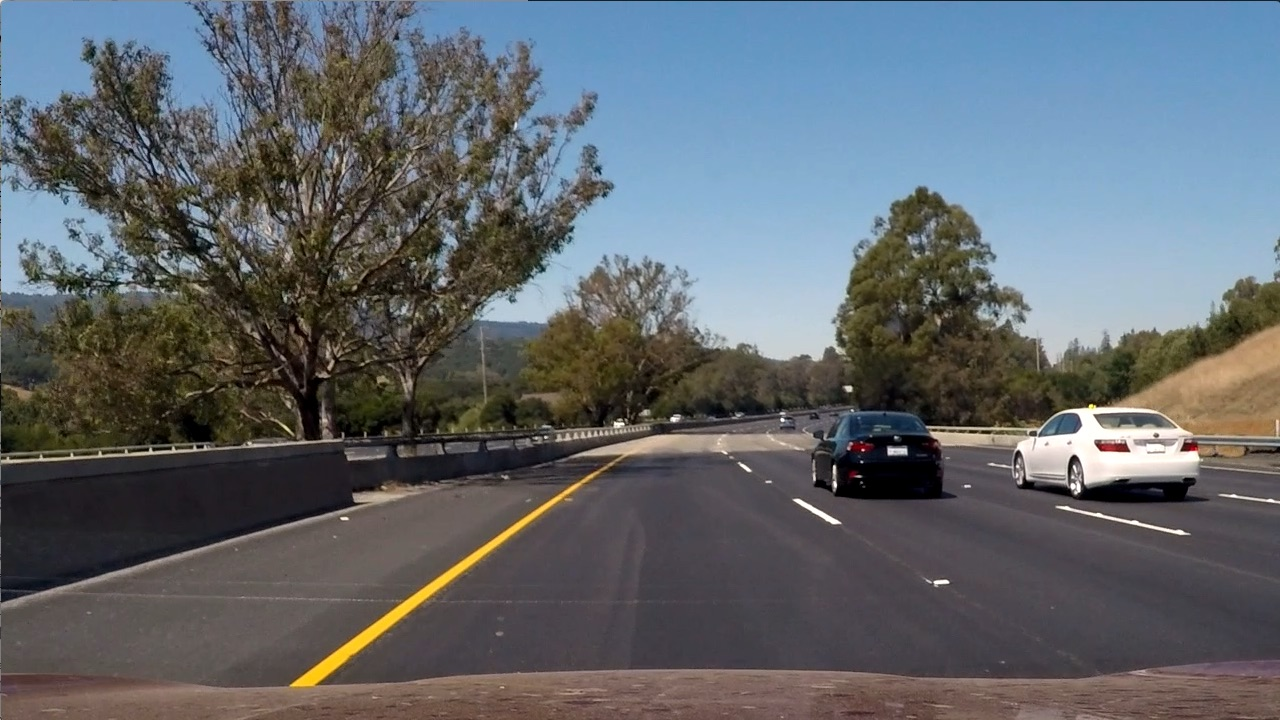
#> input picture test_images/test6.jpg, 1280 x 720 px, found by its file name
$ jupyter execute --allow-errors demo_project_.ipynb   (shell and % lines are left out)   (older library calls are emulated)
#> lines starting #> are read from the running program, lines starting #| are printed output that depends on the picture; after the words box and inside, x2 and y2 are one past the last pixel; in counts of white or black regions, pixels touching at a corner belong together
[cell 1]
import numpy as np
import cv2
import glob
import matplotlib.pyplot as plt
import pickle
from moviepy.editor import VideoFileClip
from moviepy.editor import *
import matplotlib.image as mpimg

import os
from moviepy.editor import VideoFileClip
from IPython.display import HTML

[cell 2]
def abs_sobel_thresh(img, orient='x', sobel_kernel=3, thresh=(0, 255)):

    # Apply threshold
    gray = cv2.cvtColor(img, cv2.COLOR_RGB2GRAY)
    # Apply x or y gradient with the OpenCV Sobel() function
    # and take the absolute value
    if orient == 'x':
        abs_sobel = np.absolute(cv2.Sobel(gray, cv2.CV_64F, 1, 0, ksize=sobel_kernel))
    if orient == 'y':
        abs_sobel = np.absolute(cv2.Sobel(gray, cv2.CV_64F, 0, 1, ksize=sobel_kernel))
    # Rescale back to 8 bit integer
    scaled_sobel = np.uint8(255*abs_sobel/np.max(abs_sobel))
    # Create a copy and apply the threshold
    binary_output = np.zeros_like(scaled_sobel)
    # Here I'm using inclusive (>=, <=) thresholds, but exclusive is ok too
    binary_output[(scaled_sobel >= thresh[0]) & (scaled_sobel <= thresh[1])] = 1

    # Return the result
    return binary_output# retuen  x or y


def mag_thresh(img, sobel_kernel=3, mag_thresh=(0, 255)):

    # Apply threshold
    # Convert to grayscale
    gray = cv2.cvtColor(img, cv2.COLOR_RGB2GRAY)
    # Take both Sobel x and y gradients
    sobelx = cv2.Sobel(gray, cv2.CV_64F, 1, 0, ksize=sobel_kernel)
    sobely = cv2.Sobel(gray, cv2.CV_64F, 0, 1, ksize=sobel_kernel)
    # Calculate the gradient magnitude
    gradmag = np.sqrt(sobelx**2 + sobely**2)
    # Rescale to 8 bit
    scale_factor = np.max(gradmag)/255
    gradmag = (gradmag/scale_factor).astype(np.uint8)
    # Create a binary image of ones where threshold is met, zeros otherwise
    binary_output = np.zeros_like(gradmag)
    binary_output[(gradmag >= mag_thresh[0]) & (gradmag <= mag_thresh[1])] = 1

    # Return the binary image
    return binary_output

def dir_threshold(img, sobel_kernel=3, thresh=(0, np.pi/2)):

    # Apply threshold
    gray = cv2.cvtColor(img, cv2.COLOR_RGB2GRAY)
    # Calculate the x and y gradients
    sobelx = cv2.Sobel(gray, cv2.CV_64F, 1, 0, ksize=sobel_kernel)
    sobely = cv2.Sobel(gray, cv2.CV_64F, 0, 1, ksize=sobel_kernel)
    # Take the absolute value of the gradient direction,
    # apply a threshold, and create a binary image result
    absgraddir = np.arctan2(np.absolute(sobely), np.absolute(sobelx))
    binary_output =  np.zeros_like(absgraddir)
    binary_output[(absgraddir >= thresh[0]) & (absgraddir <= thresh[1])] = 1

    # Return the binary image
    return binary_output
def combined_thresholds(image, ksize = 3):
    # Choose a Sobel kernel size

    # Apply each of the thresholding functions
    gradx = abs_sobel_thresh(image, orient='x', sobel_kernel=ksize, thresh=(5, 100))
    grady = abs_sobel_thresh(image, orient='y', sobel_kernel=ksize, thresh=(5, 100))
    #c= cv2.bitwise_or(gradx,grady)

    mag_binary = mag_thresh(image, sobel_kernel=ksize, mag_thresh=(3, 255))
    dir_binary = dir_threshold(image, sobel_kernel=ksize, thresh=(0*np.pi/180, 90*np.pi/180))
    combined = np.zeros_like(dir_binary, np.uint8)
    #combined[((gradx == 1) ) ] = 1
    combined[((gradx == 1) ) & ((mag_binary == 1) & (dir_binary == 1))] = 1
    #combined[ (mag_binary == 1) ] = 1

    return combined

def filter(image):

    hls = cv2.cvtColor(image, cv2.COLOR_RGB2HLS)
    s_channel = hls[:,:,2]
    l_channel = hls[:,:,1]

    sxbinary = combined_thresholds(image)


    # Threshold color channel
    s_thresh_min = 40
    s_thresh_max = 255
    l_thresh_min = 150
    l_thresh_max = 255


    s_binary = np.zeros_like(s_channel)
    s_binary[((s_channel >= s_thresh_min) & (s_channel <= s_thresh_max)) ] = 1

    l_binary = np.zeros_like(s_channel)
    l_binary[((l_channel >= l_thresh_min) & (l_channel <= l_thresh_max))] = 1

    # Combine the two binary thresholds
    combined_binary = np.zeros_like(sxbinary)
    #combined_binary [(l_binary == 1)& (sxbinary == 1)] = 1
    combined_binary[((s_binary == 1) & (sxbinary == 1)) | ((sxbinary == 1) & (l_binary == 1))] = 1

    return combined_binary
img = cv2.imread("test_images/test6.jpg")
#> img is the input picture: shape (720, 1280, 3); mean B, G, R 107.9, 102.6, 97
filtered_img=filter(img)
#> in combined_thresholds, `gradx = abs_sobel_thresh(image, orient='x', sobel_kernel=ksize, thresh..`:
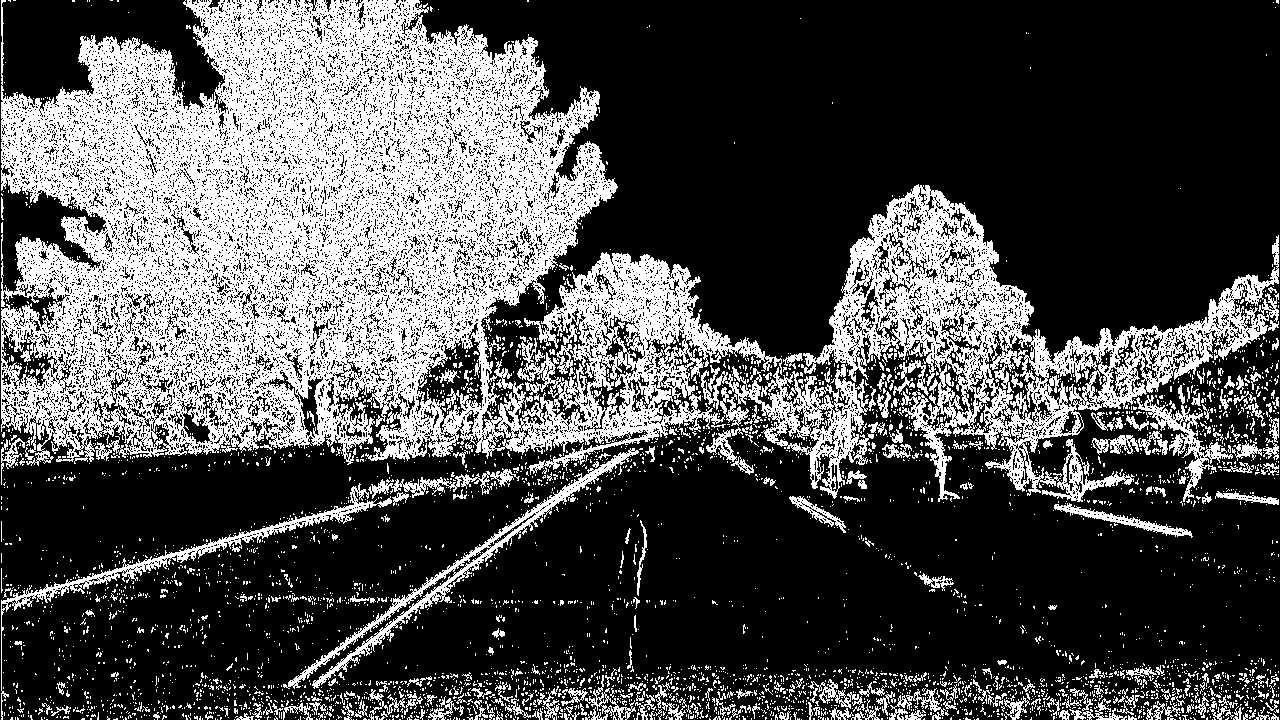
#> gradx: shape (720, 1280); values 0 (black) and 1 (white), 31% white; 4406 white regions (4107 under 20 px), largest, box (x1, y1, x2, y2) and area: (1, 0, 782, 475) 193400, (801, 184, 1279, 502) 37843, (701, 364, 874, 499) 6851
#> in mag_thresh, `gradmag = np.sqrt(sobelx**2 + sobely**2)`:
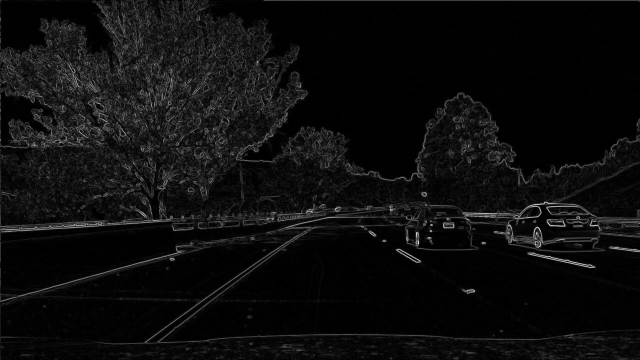
#> gradmag: shape (720, 1280) float64 (shown at 1/2 size); min 0, max 892.7, mean 48.1; drawn with min black and max white
#> in mag_thresh, `scale_factor = np.max(gradmag)/255`: scale_factor = 3.5
#> in dir_threshold, `absgraddir = np.arctan2(np.absolute(sobely), np.absolute(sobelx))`:
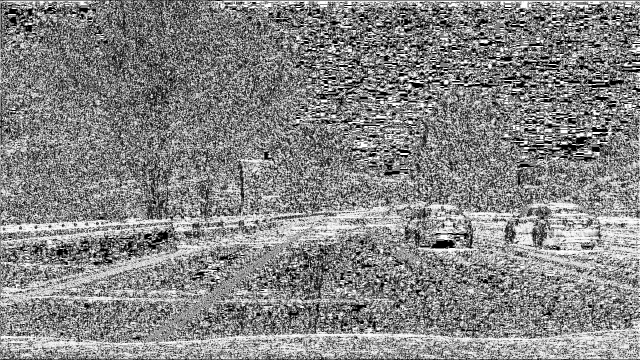
#> absgraddir: shape (720, 1280) float64 (shown at 1/2 size); min 0, max 1.57, mean 0.824; drawn with min black and max white
#> filtered_img: shape (720, 1280); values 0 (black) and 1 (white), 17.3% white in thin lines or dots
plt.imshow(filtered_img)
#> (this line was passed over: IPython is not available in this run)

[cell 3]
def warp(image,state='in'):

    src = np.float32([[570,460],[image.shape[1] - 573,460],[image.shape[1] - 150,image.shape[0]],[150,image.shape[0]]])
    dst = np.float32([[200,0],[image.shape[1]-200,0],[image.shape[1]-200,image.shape[0]],[200,image.shape[0]]])
    if state == 'in':
        M = cv2.getPerspectiveTransform(src, dst)
    if state == 'out':
        M = cv2.getPerspectiveTransform(dst, src)

    warped = cv2.warpPerspective(image, M, (image.shape[1],image.shape[0]), flags=cv2.INTER_LINEAR)
    return warped
warpout_img=warp(filtered_img,state='in')
#> in warp, `warped = cv2.warpPerspective(image, M, (image.shape[1],image.shape[0])..`:
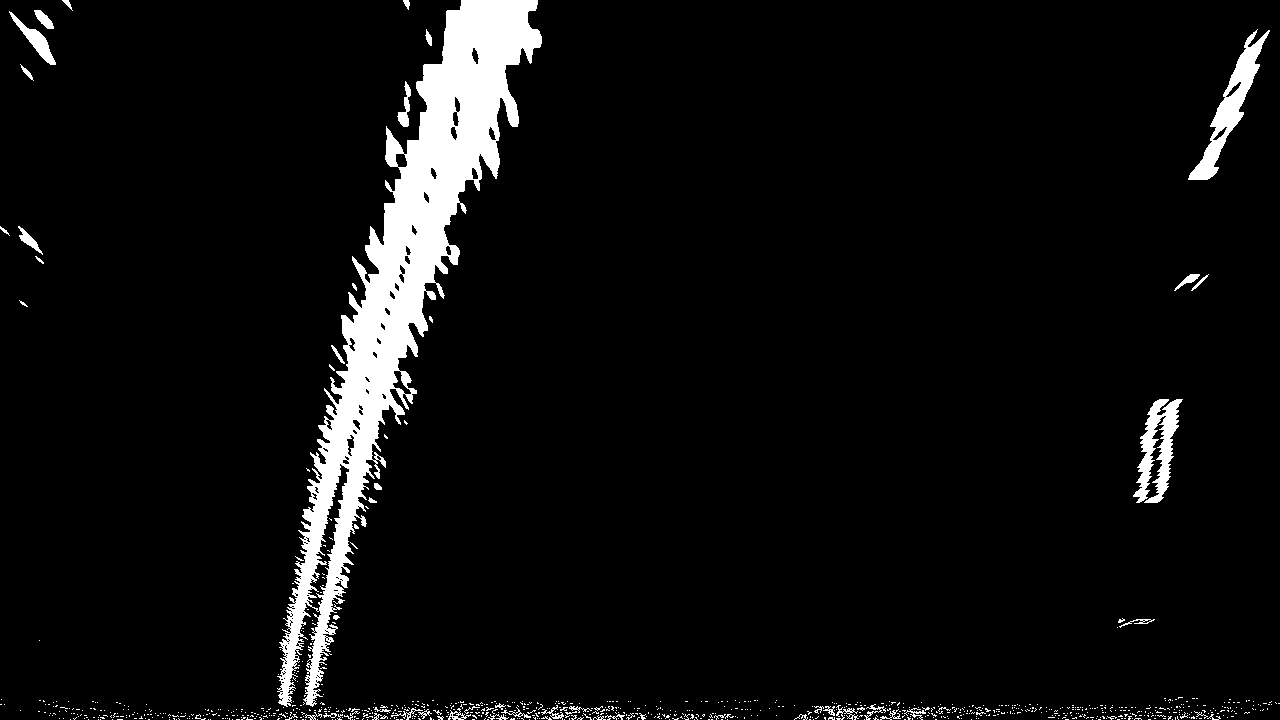
#> warped: shape (720, 1280); values 0 (black) and 1 (white), 5.8% white; 897 white regions (845 under 20 px), largest, box (x1, y1, x2, y2) and area: (277, 0, 542, 707) 42699, (1188, 29, 1270, 180) 2827, (1133, 399, 1183, 503) 2357
plt.imshow(warpout_img)
#> (this line was passed over: IPython is not available in this run)

$ run again, with test_images/test1.jpg copied over test_images/test6.jpg
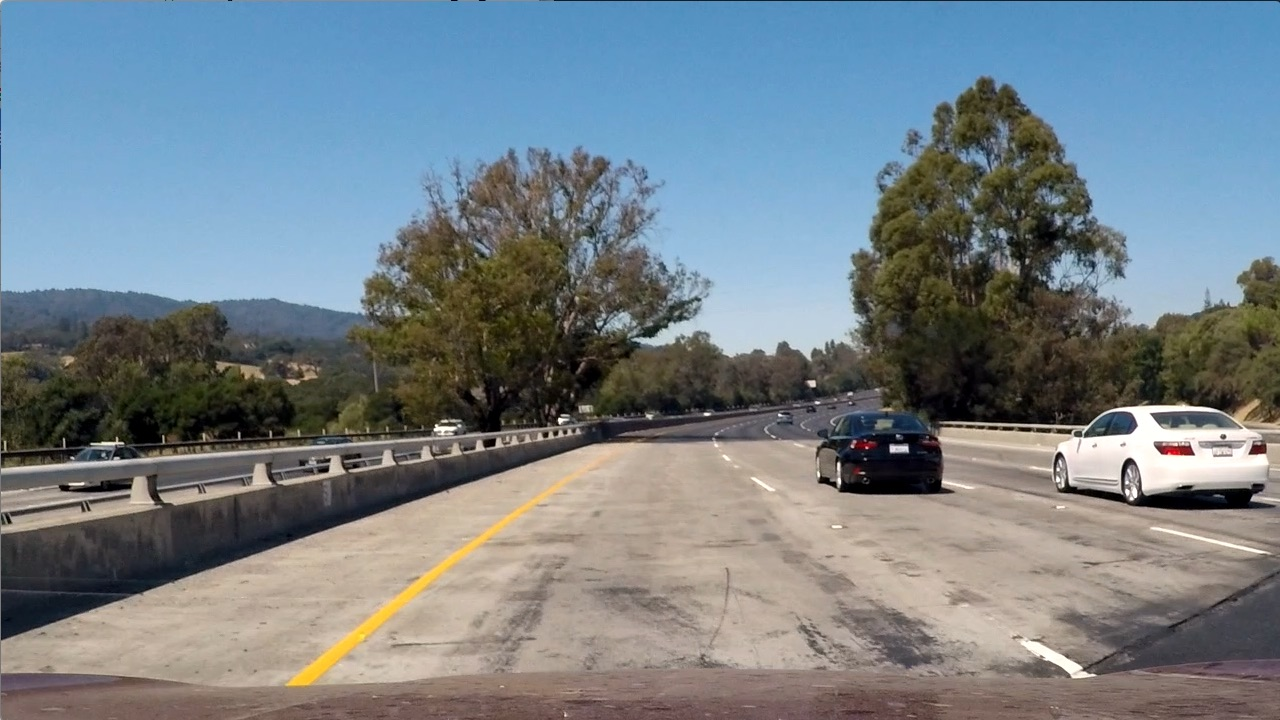
#> input picture test_images/test1.jpg, 1280 x 720 px, found by its file name
#> img is the input picture: shape (720, 1280, 3); mean B, G, R 135.5, 128.7, 117.5
#> hls: shape (720, 1280, 3); mean of channels 0, 1, 2 68.1, 126.7, 74.4
#> in combined_thresholds, `gradx = abs_sobel_thresh(image, orient='x', sobel_kernel=ksize, thresh..`:
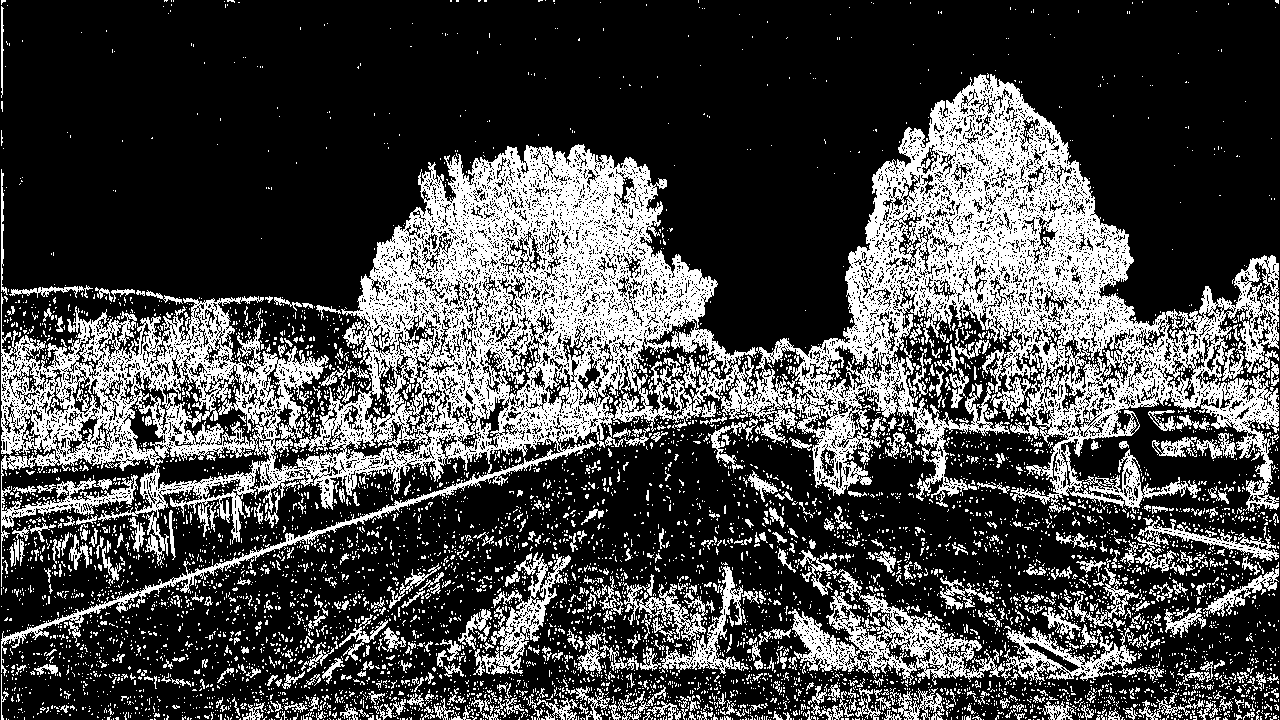
#> gradx: shape (720, 1280); values 0 (black) and 1 (white), 28.2% white; 6950 white regions (6406 under 20 px), largest, box (x1, y1, x2, y2) and area: (1, 74, 1279, 676) 177197, (788, 550, 1004, 685) 7449, (622, 566, 749, 674) 3442
#> grady: shape (720, 1280); values 0 (black) and 1 (white), 35.9% white; 3845 white regions (3463 under 20 px), largest, box (x1, y1, x2, y2) and area: (0, 74, 1280, 719) 280119, (428, 498, 593, 556) 2273, (820, 514, 942, 580) 2150
#> scale_factor = 3.69
#> mag_binary: shape (720, 1280); values 0 (black) and 1 (white), 57.9% white; 15523 black regions (14855 under 20 px), largest, box (x1, y1, x2, y2) and area: (2, 2, 1280, 355) 283959, (1159, 602, 1280, 660) 2259, (1098, 407, 1249, 470) 2179
#> dir_binary: shape (720, 1280) float64; every value is 1
#> filtered_img: shape (720, 1280); values 0 (black) and 1 (white), 15.7% white in thin lines or dots
#> in warp, `warped = cv2.warpPerspective(image, M, (image.shape[1],image.shape[0])..`:
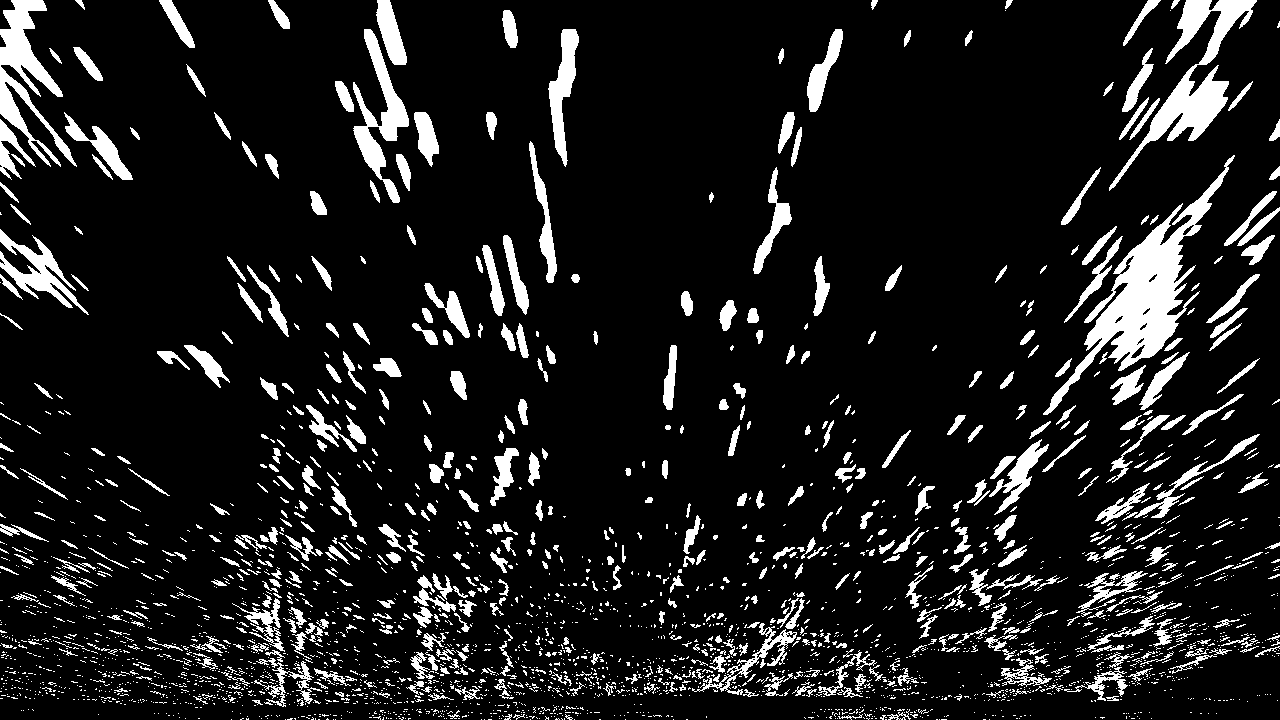
#> warped: shape (720, 1280); values 0 (black) and 1 (white), 11.2% white; 2916 white regions (2323 under 20 px), largest, box (x1, y1, x2, y2) and area: (1043, 155, 1235, 415) 9632, (1109, 0, 1257, 191) 5829, (0, 0, 77, 167) 4240
